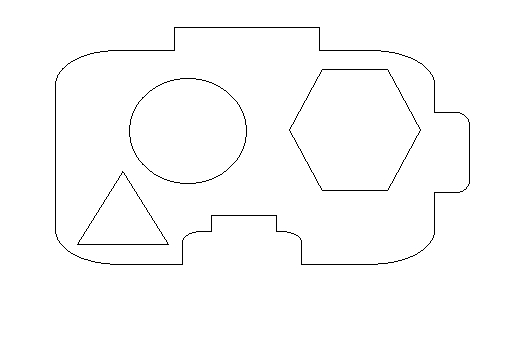
#> input picture Maps/Map3_with_barrier.png, 510 x 347 px
$ python terkep_vonalazasa.py
#> lines starting #> are read from the running program, lines starting #| are printed output that depends on the picture; after the words box and inside, x2 and y2 are one past the last pixel; in counts of white or black regions, pixels touching at a corner belong together
import cv2
import numpy as np
from matplotlib import image
from matplotlib import pyplot as plt

# min and max x,y coordinate
def min_max_coord(terkep_szele):
    x_coord = []
    y_coord = []
    for pt in terkep_szele:
        x_coord.append(pt[0])
        y_coord.append(pt[1])
    min_x_coord = min(x_coord)
    max_x_coord = max(x_coord)
    min_y_coord = min(y_coord)
    max_y_coord = max(y_coord)
    return min_x_coord, max_x_coord, min_y_coord, max_y_coord

# Filter contours
def filter_contours(contours):
    terkep_szele = []
    akadaly_szele = []
    for i in range(0, len(contours), 2):
        if i == 0:
            for ct in contours[i]:
                terkep_szele.append(ct[0])
        else:
            for ct in contours[i]:
                akadaly_szele.append(ct[0])
    return terkep_szele, akadaly_szele


# Lines vertical

# [14 lines left out: function lines_horizontal, not called in this run]

# Lines horizontal
def lines_vertical(coordinate_points, robot_size):
    lines_coordinate_points = []
    points = np.array(coordinate_points)
    for x_coord in range(min_x_coord + robot_size, max_x_coord, robot_size):
        idx = np.where((points == x_coord))[0]
        x_coord_withaut_filter = [points[x] for x in idx if points[x][0] == x_coord]
        sort_x_coord_withaut_filter = sorted(x_coord_withaut_filter,key=lambda xx: (xx[1]))
        delete_points = [x + 1 for x in range(len(sort_x_coord_withaut_filter) -1) if  (sort_x_coord_withaut_filter[x + 1][1] - sort_x_coord_withaut_filter[x][1] == 1) or (sort_x_coord_withaut_filter[x][1] == sort_x_coord_withaut_filter[x + 1][1])]
        sort_x_coord_after_filter = np.delete(sort_x_coord_withaut_filter, delete_points, 0)
        if len(sort_x_coord_after_filter) > 0:
            lines_coordinate_points.append(sort_x_coord_after_filter)
        else: lines_coordinate_points.append([[0]])
        idx = []
    return lines_coordinate_points


# Draw lines
# [20 lines left out: function draw_lines_horizontal, not called in this run]

def draw_lines_vertical(lines_coordinate_points_in_map, lines_coordinate_points_in_shape):
    for lcpm, lcps in zip(lines_coordinate_points_in_map, lines_coordinate_points_in_shape):
        if lcps[0][0] == 0:
            for x in range(0, len(lcpm) - 1, 2):
                plt.plot((lcpm[x][0], lcpm[x + 1][0]), (lcpm[x][1] + robot_size, lcpm[x + 1][1] - robot_size), color="red", linewidth=1)
                plt.scatter(lcpm[x][0], lcpm[x][1] + robot_size,  color='green')
                plt.scatter(lcpm[x + 1][0], lcpm[x + 1][1] - robot_size,  color='green')
        else:
            arr = []
            for pt in range(len(lcpm)):
                arr.append(lcpm[pt][1])
            for pt in range(len(lcps)):
                arr.append(lcps[pt][1])
            sort_arr = sorted(arr)
            x = lcps[pt][0]
            for y in range(0, len(sort_arr) - 1, 2):
                plt.plot((x, x), (sort_arr[y] + robot_size, sort_arr[y + 1] - robot_size), color="red", linewidth=1)
                plt.scatter(x , sort_arr[y] + robot_size,  color='green')
                plt.scatter(x, sort_arr[y + 1] - robot_size, color='green')
            arr = []


pictures_map = './Maps/Map3_with_barrier.png'

# read image
img = cv2.imread(pictures_map)
#> img is the input picture: shape (347, 510, 3); 98.8% white; black in thin lines or dots, all inside (x1, y1, x2, y2) = (55, 27, 470, 265)

# convert to grayscale
gray = cv2.cvtColor(img,cv2.COLOR_BGR2GRAY)

# threshold and invert so hexagon is white on black background
thresh = cv2.threshold(gray, 0, 255, cv2.THRESH_BINARY+cv2.THRESH_OTSU)[1]
thresh = 255 - thresh

# get contours
contours = cv2.findContours(thresh, cv2.RETR_TREE, cv2.CHAIN_APPROX_NONE)
#> contours = 8 contours; box (x1, y1, x2, y2) and area: (55, 27, 470, 265) 80424, (55, 27, 470, 265) 80418, (289, 69, 421, 191) 11888, (289, 69, 421, 191) 11888, (129, 78, 247, 184) 9634, (129, 78, 247, 184) 9633, (77, 171, 169, 245) 3322, (78, 172, 168, 245) 3319
contours = contours[0] if len(contours) == 2 else contours[1]

# to read the image stored in the working directory
data = image.imread(pictures_map)


robot_size = 11
terkep_szele, akadaly_szele = filter_contours(contours)
#> the loop in filter_contours, `for i in range(0, len(contours), 2):` made 4 passes
#> i on passes 3 to 4: 4, 6
#> after the loop in filter_contours, `for i in range(0, len(contours), 2):`: akadaly_szele = 923 pairs, first value 77 to 420, second value 69 to 244; terkep_szele = 1260 pairs, first value 55 to 469, second value 27 to 264
min_x_coord, max_x_coord, min_y_coord, max_y_coord = min_max_coord(terkep_szele)
#> the loop in min_max_coord, `for pt in terkep_szele:` made 1260 passes
#> pt on passes 1 to 3: [174, 27], [174, 28], [174, 29]
#> after the loop in min_max_coord, `for pt in terkep_szele:`: x_coord = 1260 values, max 469 at index 845, min 55 at index 147, mean 255; y_coord = 1260 values, max 264 at index 359, min 27 at index 0, mean 151.4
#> in min_max_coord, `min_x_coord = min(x_coord)`: min_x_coord = 55
#> in min_max_coord, `max_x_coord = max(x_coord)`: max_x_coord = 469
#> in min_max_coord, `min_y_coord = min(y_coord)`: min_y_coord = 27
#> in min_max_coord, `max_y_coord = max(y_coord)`: max_y_coord = 264
#> min_x_coord = 55; max_x_coord = 469; min_y_coord = 27; max_y_coord = 264

plt.scatter(min_x_coord, min_y_coord, color='red')
plt.scatter(min_x_coord, max_y_coord, color='blue')
plt.scatter(max_x_coord, max_y_coord, color='yellow')
plt.scatter(max_x_coord, min_y_coord,  color='green')

lines_coordinate_points_in_map  = lines_vertical(terkep_szele, robot_size)
#> in lines_vertical, `points = np.array(coordinate_points)`: points has the same summary as terkep_szele in filter_contours
#> the loop in lines_vertical, `for x_coord in range(min_x_coord + robot_size, max_x_coord, robot_size):` made 37 passes
#> sort_x_coord_after_filter on passes 1 to 12: [[66, 65], [66, 249]], [[77, 58], [77, 256]], [[88, 54], [88, 260]], [[99, 52], [99, 262]], [[110, 50], [110, 264]], [[121, 50], [121, 264]], [[132, 50], [132, 264]], [[143, 50], [143, 264]], [[154, 50], [154, 264]], [[165, 50], [165, 264]], [[176, 27], [176, 264]], [[187, 27], [187, 235]]
#> sort_x_coord_after_filter on passes 16, 19, 24: [[231, 27], [231, 215]], [[264, 27], [264, 215]], [[319, 27], [319, 264]]
#> after the loop in lines_vertical, `for x_coord in range(min_x_coord + robot_size, max_x_coord, robot_size):`: lines_coordinate_points = 37 items, first 6: [[66, 65], [66, 249]], [[77, 58], [77, 256]], [[88, 54], [88, 260]], [[99, 52], [99, 262]], [[110, 50], [110, 264]], [[121, 50], [121, 264]]
#> lines_coordinate_points_in_map has the same summary as lines_coordinate_points in lines_vertical
lines_coordinate_points_in_shape  = lines_vertical(akadaly_szele, robot_size)
#> the loop in lines_vertical (call 2), `for x_coord in range(min_x_coord + robot_size, max_x_coord, robot_size):` made 37 passes
#> sort_x_coord_after_filter on passes 2, 5, 11, 12, 13, 14, 15, 16, 25: [[77, 244]], [[110, 191], [110, 244]], [[176, 79], [176, 182]], [[187, 78], [187, 183]], [[198, 79], [198, 182]], [[209, 82], [209, 179]], [[220, 87], [220, 174]], [[231, 96], [231, 165]], [[330, 69], [330, 190]]
#> (sort_x_coord_withaut_filter, delete_points, sort_x_coord_after_filter) on passes 3, 4, 6, 22, 23, 24: ([[88, 226], [88, 227], [88, 244]], [1], [[88, 226], [88, 244]]), ([[99, 208], [99, 209], [99, 244]], [1], [[99, 208], [99, 244]]), ([[121, 173], [121, 174], [121, 244]], [1], [[121, 173], [121, 244]]), ([[297, 114], [297, 115], [297, 144], [297, 145]], [1, 3], [[297, 114], [297, 144]]), ([[308, 94], [308, 95], [308, 164], [308, 165]], [1, 3], [[308, 94], [308, 164]]), ([[319, 74], [319, 75], [319, 185]], [1], [[319, 74], [319, 185]])
#> lines_coordinate_points_in_shape = 37 items

# Draw lines
draw_lines_vertical(lines_coordinate_points_in_map, lines_coordinate_points_in_shape)
#> the loop in draw_lines_vertical, `for lcpm, lcps in zip(lines_coordinate_points_in_map, lines_coordinate..` made 37 passes
#> (lcpm, lcps, sort_arr, x) on passes 2 to 7: ([[77, 58], [77, 256]], [[77, 244]], [58, 244, 256], 77), ([[88, 54], [88, 260]], [[88, 226], [88, 244]], [54, 226, 244, 260], 88), ([[99, 52], [99, 262]], [[99, 208], [99, 244]], [52, 208, 244, 262], 99), ([[110, 50], [110, 264]], [[110, 191], [110, 244]], [50, 191, 244, 264], 110), ([[121, 50], [121, 264]], [[121, 173], [121, 244]], [50, 173, 244, 264], 121), ([[132, 50], [132, 264]], [[132, 113], [132, 146], [132, 186], [132, 244]], [50, 113, 146, 186, 244, 264], 132)
#> (lcpm, lcps) on passes 1, 18, 19, 20, 21, 34: ([[66, 65], [66, 249]], [[0]]), ([[253, 27], [253, 215]], [[0]]), ([[264, 27], [264, 215]], [[0]]), ([[275, 27], [275, 215]], [[0]]), ([[286, 27], [286, 231]], [[0]]), ([[429, 71], [429, 243]], [[0]])

plt.imshow(data)
plt.grid()
plt.show()
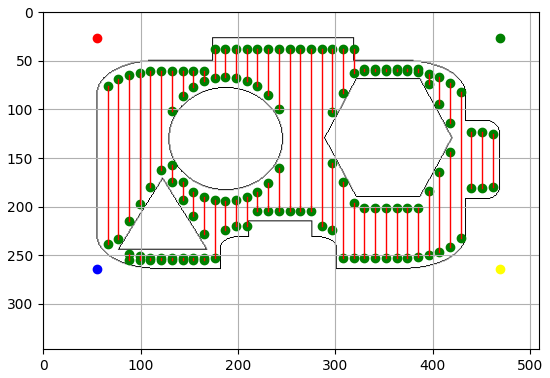
#> figure drawn by matplotlib, 1 panel

$ run again, with Maps/Map1_with_barrier2.png copied over Maps/Map3_with_barrier.png
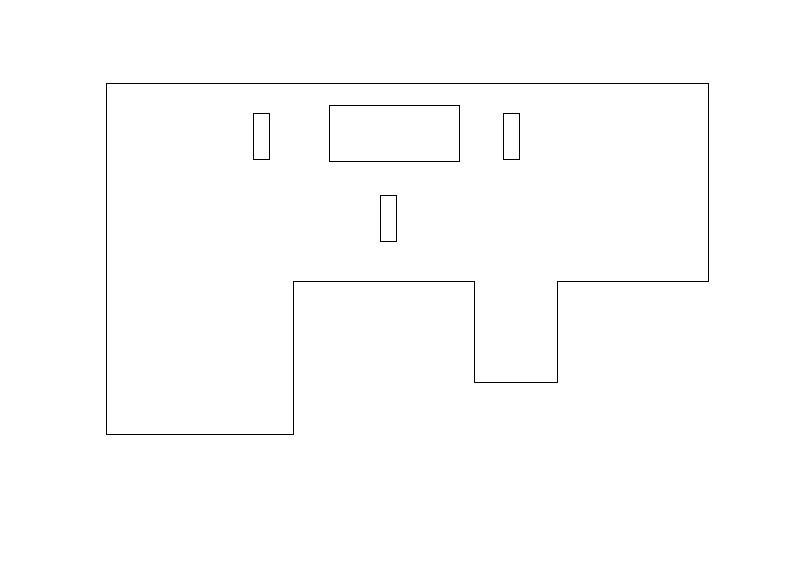
#> input picture Maps/Map1_with_barrier2.png, 800 x 580 px
#> img is the input picture: shape (580, 800, 3); 99.4% white; black in thin lines or dots, all inside (x1, y1, x2, y2) = (106, 83, 709, 435)
#> contours = 10 contours; largest, box (x1, y1, x2, y2) and area: (106, 83, 709, 435) 156192, (106, 83, 709, 435) 156186, (329, 105, 460, 162) 7280, (329, 105, 460, 162) 7278, (380, 195, 397, 242) 736
#> the loop in filter_contours, `for i in range(0, len(contours), 2):` made 5 passes
#> i on passes 3 to 5: 4, 6, 8
#> after the loop in filter_contours, `for i in range(0, len(contours), 2):`: akadaly_szele = 744 pairs, first value 253 to 519, second value 105 to 241; terkep_szele = 2105 pairs, first value 106 to 708, second value 83 to 434
#> the loop in min_max_coord, `for pt in terkep_szele:` made 2105 passes
#> pt on passes 1 to 3: [106, 83], [106, 84], [106, 85]
#> after the loop in min_max_coord, `for pt in terkep_szele:`: x_coord = 2105 values, max 708 at index 1305, min 106 at index 0, mean 387.2; y_coord = 2105 values, max 434 at index 351, min 83 at index 0, mean 239.3
#> in min_max_coord, `min_x_coord = min(x_coord)`: min_x_coord = 106
#> in min_max_coord, `max_x_coord = max(x_coord)`: max_x_coord = 708
#> in min_max_coord, `min_y_coord = min(y_coord)`: min_y_coord = 83
#> in min_max_coord, `max_y_coord = max(y_coord)`: max_y_coord = 434
#> `min_x_coord, max_x_coord, min_y_coord, max_y_coord = min_max_coord(ter..`: min_x_coord = 106; max_x_coord = 708; min_y_coord = 83; max_y_coord = 434
#> points has the same summary as terkep_szele in filter_contours
#> the loop in lines_vertical, `for x_coord in range(min_x_coord + robot_size, max_x_coord, robot_size):` made 54 passes
#> sort_x_coord_after_filter on passes 1 to 8: [[117, 83], [117, 434]], [[128, 83], [128, 434]], [[139, 83], [139, 434]], [[150, 83], [150, 434]], [[161, 83], [161, 434]], [[172, 83], [172, 434]], [[183, 83], [183, 434]], [[194, 83], [194, 434]]
#> after the loop in lines_vertical, `for x_coord in range(min_x_coord + robot_size, max_x_coord, robot_size):`: lines_coordinate_points = 54 items, first 6: [[117, 83], [117, 434]], [[128, 83], [128, 434]], [[139, 83], [139, 434]], [[150, 83], [150, 434]], [[161, 83], [161, 434]], [[172, 83], [172, 434]]
#> lines_coordinate_points_in_map has the same summary as lines_coordinate_points in lines_vertical
#> the loop in lines_vertical (call 2), `for x_coord in range(min_x_coord + robot_size, max_x_coord, robot_size):` made 54 passes
#> sort_x_coord_after_filter on passes 14, 21, 22, 23, 24, 27, 28, 29: [[260, 113], [260, 159]], [[337, 105], [337, 161]], [[348, 105], [348, 161]], [[359, 105], [359, 161]], [[370, 105], [370, 161]], [[403, 105], [403, 161]], [[414, 105], [414, 161]], [[425, 105], [425, 161]]
#> lines_coordinate_points_in_shape = 54 items
#> the loop in draw_lines_vertical, `for lcpm, lcps in zip(lines_coordinate_points_in_map, lines_coordinate..` made 54 passes
#> (lcpm, lcps, sort_arr, x) on passes 14, 21, 22, 23: ([[260, 83], [260, 434]], [[260, 113], [260, 159]], [83, 113, 159, 434], 260), ([[337, 83], [337, 281]], [[337, 105], [337, 161]], [83, 105, 161, 281], 337), ([[348, 83], [348, 281]], [[348, 105], [348, 161]], [83, 105, 161, 281], 348), ([[359, 83], [359, 281]], [[359, 105], [359, 161]], [83, 105, 161, 281], 359)
#> `plt.show()`:
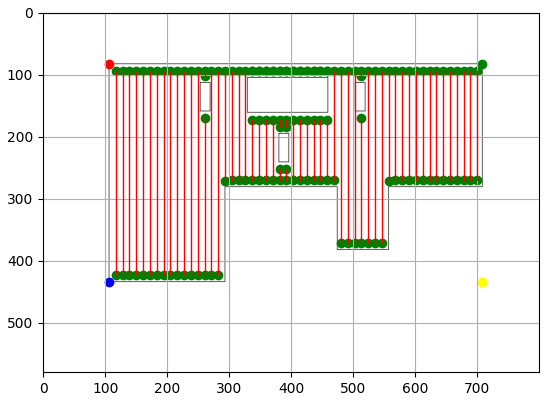
#> figure drawn by matplotlib, 1 panel

$ run again, with Maps/Map2_with_barrier2.png copied over Maps/Map3_with_barrier.png
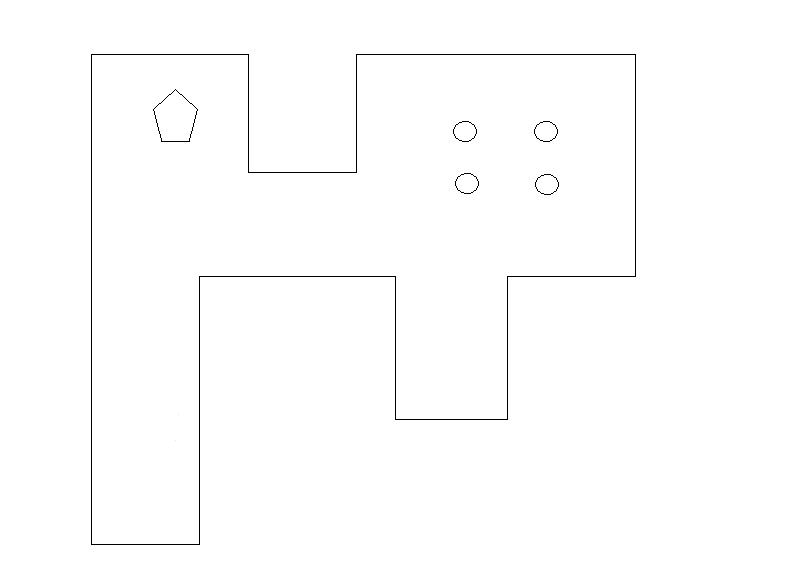
#> input picture Maps/Map2_with_barrier2.png, 800 x 580 px
#> img is the input picture: shape (580, 800, 3); min 0, max 255, mean 253.4
#> `thresh = 255 - thresh`:
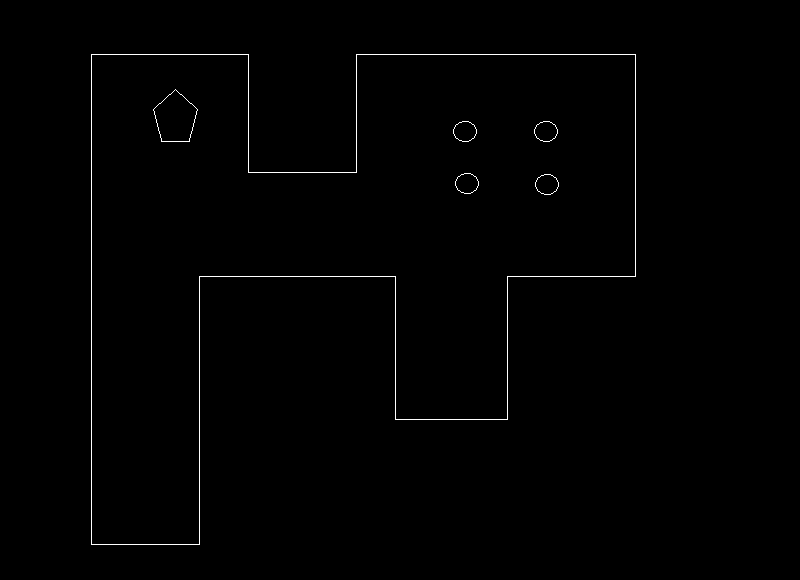
#> thresh: shape (580, 800); 0.64% white in thin lines or dots, all inside (x1, y1, x2, y2) = (91, 54, 636, 545)
#> contours = 12 contours; largest, box (x1, y1, x2, y2) and area: (91, 54, 636, 545) 152986, (91, 54, 636, 545) 152980, (153, 89, 198, 142) 1582, (153, 89, 198, 142) 1581, (535, 174, 559, 195) 358
#> the loop in filter_contours, `for i in range(0, len(contours), 2):` made 6 passes
#> i on passes 3 to 6: 4, 6, 8, 10
#> after the loop in filter_contours, `for i in range(0, len(contours), 2):`: akadaly_szele = 384 pairs, first value 153 to 558, second value 89 to 194; terkep_szele = 2585 pairs, first value 91 to 635, second value 54 to 544
#> the loop in min_max_coord, `for pt in terkep_szele:` made 2585 passes
#> pt on passes 1 to 3: [91, 54], [91, 55], [91, 56]
#> after the loop in min_max_coord, `for pt in terkep_szele:`: x_coord = 2585 values, max 635 at index 1585, min 91 at index 0, mean 322; y_coord = 2585 values, max 544 at index 490, min 54 at index 0, mean 253.4
#> in min_max_coord, `min_x_coord = min(x_coord)`: min_x_coord = 91
#> in min_max_coord, `max_x_coord = max(x_coord)`: max_x_coord = 635
#> in min_max_coord, `min_y_coord = min(y_coord)`: min_y_coord = 54
#> in min_max_coord, `max_y_coord = max(y_coord)`: max_y_coord = 544
#> `min_x_coord, max_x_coord, min_y_coord, max_y_coord = min_max_coord(ter..`: min_x_coord = 91; max_x_coord = 635; min_y_coord = 54; max_y_coord = 544
#> points has the same summary as terkep_szele in filter_contours
#> the loop in lines_vertical, `for x_coord in range(min_x_coord + robot_size, max_x_coord, robot_size):` made 49 passes
#> sort_x_coord_after_filter on passes 1 to 7: [[102, 54], [102, 544]], [[113, 54], [113, 544]], [[124, 54], [124, 544]], [[135, 54], [135, 544]], [[146, 54], [146, 544]], [[157, 54], [157, 544]], [[168, 54], [168, 544]]
#> after the loop in lines_vertical, `for x_coord in range(min_x_coord + robot_size, max_x_coord, robot_size):`: lines_coordinate_points = 49 items, first 6: [[102, 54], [102, 544]], [[113, 54], [113, 544]], [[124, 54], [124, 544]], [[135, 54], [135, 544]], [[146, 54], [146, 544]], [[157, 54], [157, 544]]
#> lines_coordinate_points_in_map has the same summary as lines_coordinate_points in lines_vertical
#> the loop in lines_vertical (call 2), `for x_coord in range(min_x_coord + robot_size, max_x_coord, robot_size):` made 49 passes
#> lines_coordinate_points_in_shape = 49 items
#> the loop in draw_lines_vertical, `for lcpm, lcps in zip(lines_coordinate_points_in_map, lines_coordinate..` made 49 passes
#> (lcpm, lcps, sort_arr, x) on passes 6 to 9: ([[157, 54], [157, 544]], [[157, 105], [157, 123]], [54, 105, 123, 544], 157), ([[168, 54], [168, 544]], [[168, 95], [168, 141]], [54, 95, 141, 544], 168), ([[179, 54], [179, 544]], [[179, 93], [179, 141]], [54, 93, 141, 544], 179), ([[190, 54], [190, 544]], [[190, 103], [190, 134]], [54, 103, 134, 544], 190)
#> `plt.show()`:
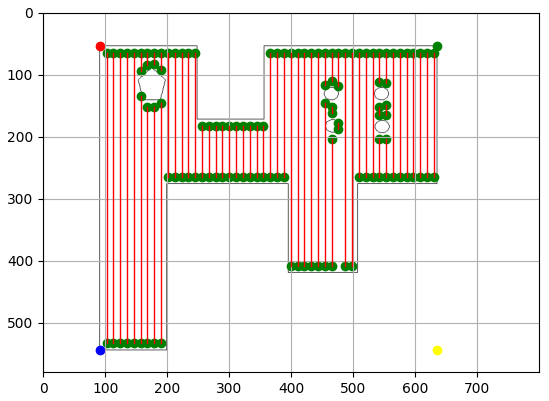
#> figure drawn by matplotlib, 1 panel

$ run again, with Maps/Map4.png copied over Maps/Map3_with_barrier.png
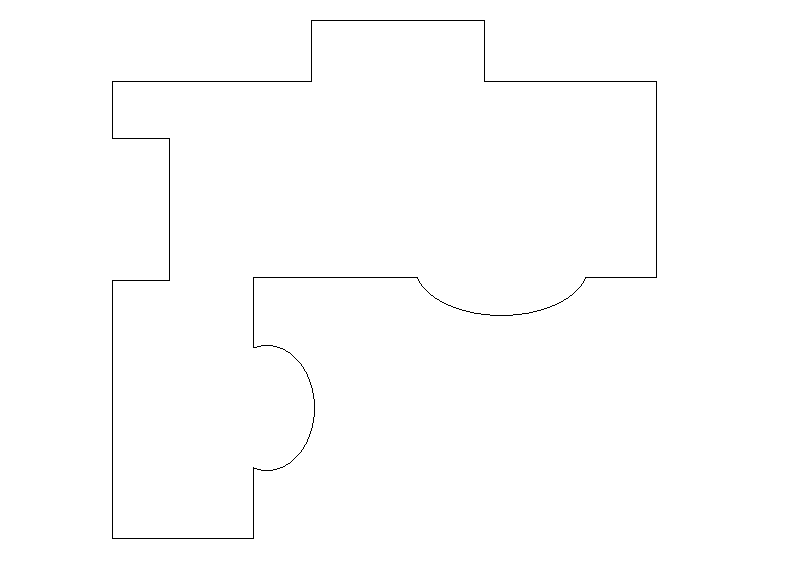
#> input picture Maps/Map4.png, 800 x 580 px
#> img is the input picture: shape (580, 800, 3); 99.5% white; black in thin lines or dots, all inside (x1, y1, x2, y2) = (112, 20, 657, 539)
#> contours = 2 contours; box (x1, y1, x2, y2) and area: (112, 20, 657, 539) 156964, (112, 20, 657, 539) 156954
#> the loop in filter_contours, `for i in range(0, len(contours), 2):` made 1 pass
#> after the loop in filter_contours, `for i in range(0, len(contours), 2):`: akadaly_szele = []; terkep_szele = 2299 pairs, first value 112 to 656, second value 20 to 538
#> `terkep_szele, akadaly_szele = filter_contours(contours)`: akadaly_szele = []
#> the loop in min_max_coord, `for pt in terkep_szele:` made 2299 passes
#> pt on passes 1 to 3: [311, 20], [311, 21], [311, 22]
#> after the loop in min_max_coord, `for pt in terkep_szele:`: x_coord = 2299 values, max 656 at index 1698, min 112 at index 259, mean 330.7; y_coord = 2299 values, max 538 at index 828, min 20 at index 0, mean 245.3
#> in min_max_coord, `min_x_coord = min(x_coord)`: min_x_coord = 112
#> in min_max_coord, `max_x_coord = max(x_coord)`: max_x_coord = 656
#> in min_max_coord, `min_y_coord = min(y_coord)`: min_y_coord = 20
#> in min_max_coord, `max_y_coord = max(y_coord)`: max_y_coord = 538
#> `min_x_coord, max_x_coord, min_y_coord, max_y_coord = min_max_coord(ter..`: min_x_coord = 112; max_x_coord = 656; min_y_coord = 20; max_y_coord = 538
#> points has the same summary as terkep_szele in filter_contours
#> the loop in lines_vertical, `for x_coord in range(min_x_coord + robot_size, max_x_coord, robot_size):` made 49 passes
#> sort_x_coord_after_filter on passes 1 to 5: [[123, 81], [123, 138], [123, 280], [123, 538]], [[134, 81], [134, 138], [134, 280], [134, 538]], [[145, 81], [145, 138], [145, 280], [145, 538]], [[156, 81], [156, 138], [156, 280], [156, 538]], [[167, 81], [167, 138], [167, 280], [167, 538]]
#> after the loop in lines_vertical, `for x_coord in range(min_x_coord + robot_size, max_x_coord, robot_size):`: lines_coordinate_points = 49 items
#> the loop in draw_lines_vertical, `for lcpm, lcps in zip(lines_coordinate_points_in_map, lines_coordinate..` made 49 passes
#> lcpm on passes 1 to 8: [[123, 81], [123, 138], [123, 280], [123, 538]], [[134, 81], [134, 138], [134, 280], [134, 538]], [[145, 81], [145, 138], [145, 280], [145, 538]], [[156, 81], [156, 138], [156, 280], [156, 538]], [[167, 81], [167, 138], [167, 280], [167, 538]], [[178, 81], [178, 538]], [[189, 81], [189, 538]], [[200, 81], [200, 538]]
#> `plt.show()`:
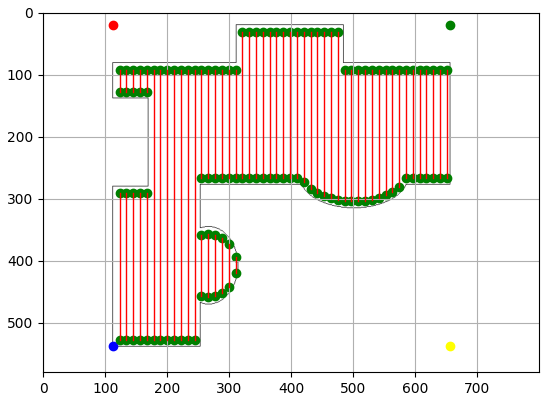
#> figure drawn by matplotlib, 1 panel
